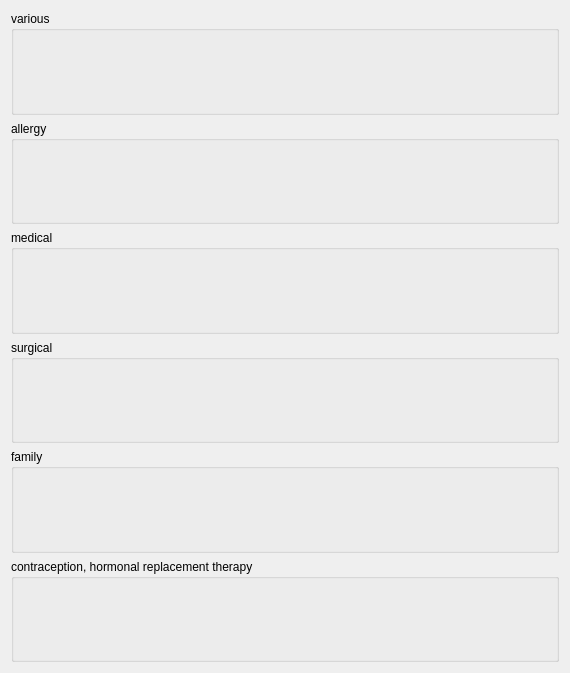
<?xml version="1.0" encoding="UTF-8"?>
<ui version="4.0">
 <class>BaseWidgets::Internal::BaseFormWidget</class>
 <widget class="QWidget" name="BaseWidgets::Internal::BaseFormWidget">
  <property name="geometry">
   <rect>
    <x>0</x>
    <y>0</y>
    <width>570</width>
    <height>673</height>
   </rect>
  </property>
  <property name="windowTitle">
   <string/>
  </property>
  <layout class="QVBoxLayout" name="verticalLayout">
   <item>
    <widget class="QGroupBox" name="variousGroup">
     <property name="title">
      <string>various</string>
     </property>
     <layout class="QGridLayout" name="gridLayout_4">
      <item row="0" column="0">
       <layout class="QHBoxLayout" name="variousLayout"/>
      </item>
     </layout>
    </widget>
   </item>
   <item>
    <widget class="QGroupBox" name="allergyGroup">
     <property name="title">
      <string>allergy</string>
     </property>
     <layout class="QGridLayout" name="gridLayout_2">
      <item row="0" column="0">
       <layout class="QHBoxLayout" name="allergyLayout"/>
      </item>
     </layout>
    </widget>
   </item>
   <item>
    <widget class="QGroupBox" name="medicalGroup">
     <property name="title">
      <string>medical</string>
     </property>
     <layout class="QGridLayout" name="gridLayout">
      <item row="0" column="0">
       <layout class="QHBoxLayout" name="medicalLayout"/>
      </item>
     </layout>
    </widget>
   </item>
   <item>
    <widget class="QGroupBox" name="surgicalGroup">
     <property name="title">
      <string>surgical</string>
     </property>
     <layout class="QGridLayout" name="gridLayout_3">
      <item row="0" column="0">
       <layout class="QHBoxLayout" name="surgicalLayout"/>
      </item>
     </layout>
    </widget>
   </item>
   <item>
    <widget class="QGroupBox" name="familyGroup">
     <property name="title">
      <string>family</string>
     </property>
     <layout class="QVBoxLayout" name="verticalLayout_2">
      <item>
       <layout class="QHBoxLayout" name="familyLayout"/>
      </item>
     </layout>
    </widget>
   </item>
   <item>
    <widget class="QGroupBox" name="contraceptionGroup">
     <property name="title">
      <string>contraception, hormonal replacement therapy</string>
     </property>
     <layout class="QVBoxLayout" name="verticalLayout_3">
      <item>
       <layout class="QHBoxLayout" name="contraceptionLayout"/>
      </item>
     </layout>
    </widget>
   </item>
  </layout>
 </widget>
 <resources/>
 <connections/>
</ui>
